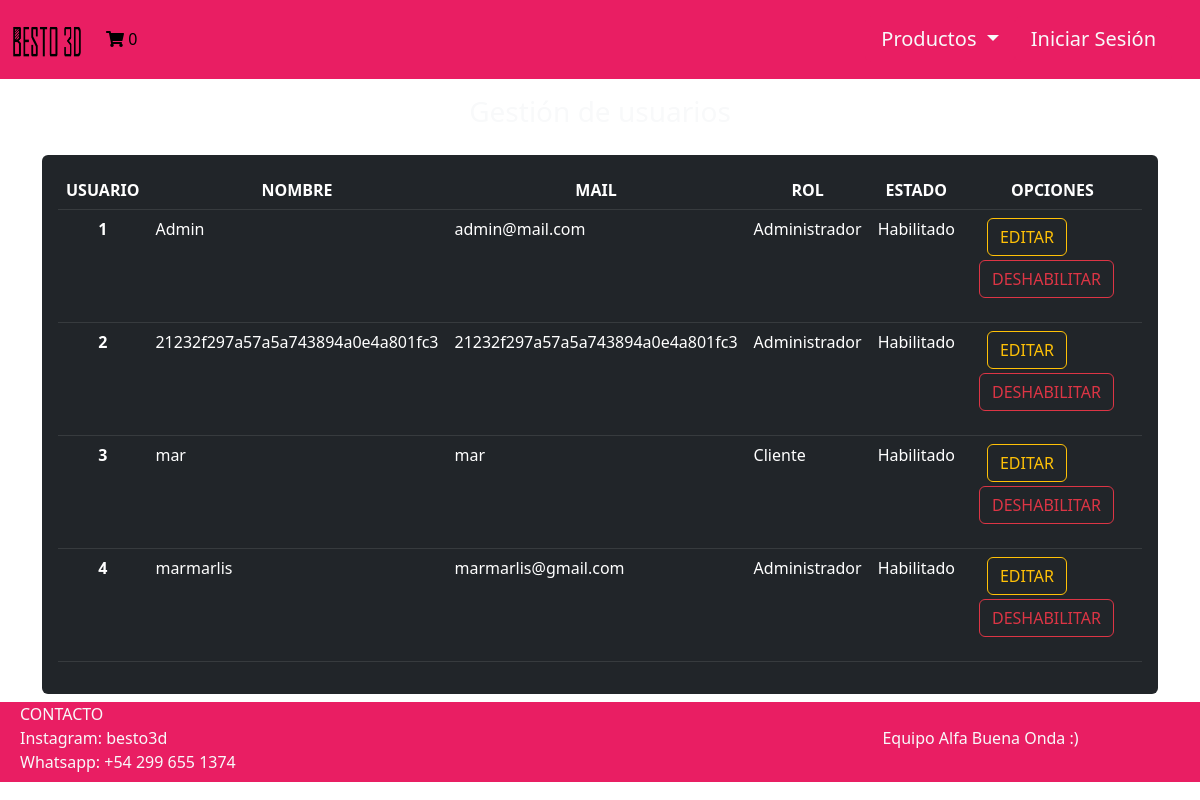
The page /Vista/GestionUsuarios.php on the database as committed earlier.
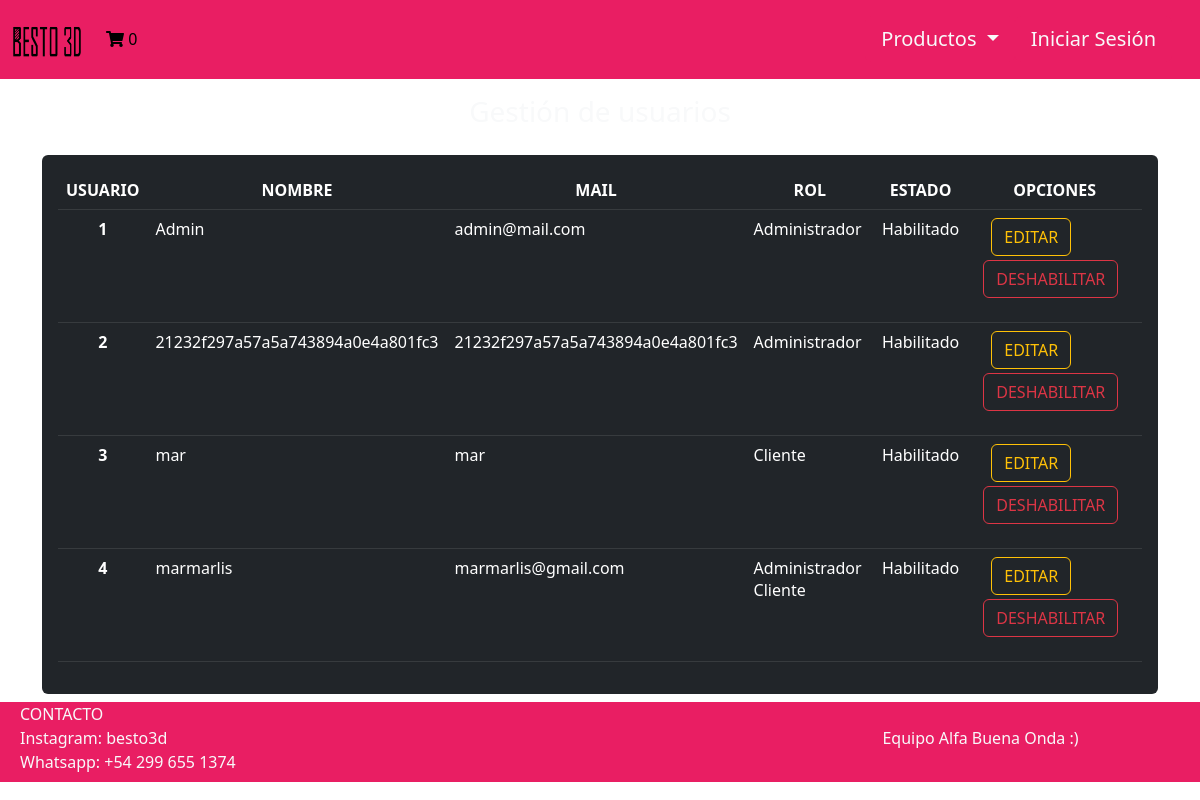
The same page on the database as committed later.
### tables this page shows
CREATE TABLE `rol` (
  `idrol` bigint(20) NOT NULL,
  `rodescripcion` varchar(50) NOT NULL
);

CREATE TABLE `usuario` (
  `idusuario` bigint(20) NOT NULL,
  `usnombre` varchar(50) NOT NULL,
  `uspass` varchar(150) NOT NULL,
  `usmail` varchar(50) NOT NULL,
  `usdeshabilitado` timestamp NULL DEFAULT NULL
);

### Util/funciones.php (called while the page is built, shortened)
<?php
spl_autoload_register(function ($class_name){
    $directorys = array(
        $GLOBALS['ROOT'].'Modelo/',
        $GLOBALS['ROOT'].'Modelo/Conector/',
        $GLOBALS['ROOT'].'Control/',
    );
    foreach($directorys as $directory){
        if(file_exists($directory.$class_name . '.php')){
            return;
        }
    }
});
?>

### Control/Session.php (called while the page is built, shortened)
<?php
include_once 'C_Usuario.php';
include_once 'AbmUsuario.php';
class Session
{
    public function activa()
    {
        $activa = false;
        return $activa;
    }
    public function getUsuario()
    {
        $abmUsuario = new AbmUsuario();
        $where = ['idusuario' => $_SESSION['idusuario']];
        $listaUsuarios = $abmUsuario->buscar($where);
        if ($listaUsuarios >= 1) {
            $usuarioLog = $listaUsuarios[0];
        }
        return $usuarioLog;
    }
    public function getRoles()
    {
        $usuarioActual = $this->getUsuario();
        $objC_UsuarioRol = new C_Usuariorol();
        $param = ['idusuario' => $usuarioActual->getIdusuario()];
        $listaRoles = $objC_UsuarioRol->buscar($param);
        return $listaRoles;
    }
    public function esAdmin()
    {
        $arrayRoles = $this->getRoles();
        $esAdmin = false;
        $i = 0;
        while ($i < count($arrayRoles) && !$esAdmin) {
            if ($arrayRoles[$i]->getIdrol()->getIdrol() == 1) {
                $esAdmin = true;
            }
            $i++;
        }
        return $esAdmin;
    }
    public function contarCarrito()
    {
        $totalcantidad = 0;
        return $totalcantidad;
    }
}

### Modelo/Usuario.php (called while the page is built, shortened)
<?php
class Usuario
{
    private $idusuario;
    public function __construct()
    {
        $this->idusuario = "";
    }
    public function getidusuario()
    {
        return $this->idusuario;
    }
    public function setidusuario($valor)
    {
        $this->idusuario = $valor;
    }
    public static function listar($parametro = "")
    {
        $arreglo = array();
        $base = new BaseDatos();
        $sql = "SELECT * FROM Usuario ";
        if ($parametro != "") {
            $sql .= 'WHERE ' . $parametro;
        }
        $res = $base->Ejecutar($sql);
        if ($res > -1) {
            if ($res > 0) {
                while ($row = $base->Registro()) {
                    $obj = new Usuario();
                    $obj->setear($row['idusuario'], $row['usnombre'], $row['uspass'], $row['usmail'], $row['usdeshabilitado']);
                    array_push($arreglo, $obj);
                }
            }
        } else {
        }
        return $arreglo;
    }
}

### Modelo/Conector/BaseDatos.php (called while the page is built, shortened)
<?php
class BaseDatos extends PDO {
  	private $conec;
  	private $indice;
  	private $resultado;
    public function __construct(){
        $this->indice =0;
        try {
           $this->conec=true;
        }catch (PDOException $e) {
            $this->sql = $e->getMessage();
            $this->conec=false;
        }
    }
    public function Iniciar(){
        return $this->getConec();
    }
    public function getConec(){
        return $this->conec;
    }
    public function setSQL($e){
        return "\n".$this->sql = $e;
    }
    public function Ejecutar($sql){
        if ( stristr($sql,"select")){
            $resp =  $this->EjecutarSelect($sql);
        }
        return $resp;
   }
   private function EjecutarSelect($sql){
       $cant = -1;
       $resultado=parent::query($sql);
       if(!$resultado){
           $this->analizarDebug();
       }else {
          $arregloResult = $resultado->fetchAll();
          $cant = count($arregloResult);
       }
       return $cant;
   }
   public function Registro() {
       $filaActual = false;
       $indiceActual = $this->getIndice();
       if ($indiceActual>=0) {
           $filas = $this->getResultado();
           if($indiceActual<count($filas)){
               $filaActual =  $filas[$indiceActual];
           }else {
               $this->setIndice(-1);
           }
       }
       return $filaActual;
   }
   private function setIndice ($valor){
       $this->indice = $valor;
   }
   private function getIndice (){
       return $this->indice;
   }
   private function setResultado($valor){
       $this->resultado = $valor;
   }
   private function getResultado(){
      return $this->resultado;
   }
}

### Control/AbmUsuario.php (called while the page is built, shortened)
<?php
class AbmUsuario
{
    public function buscar($param)
    {
        $where = " true ";
        $arreglo = Usuario::listar($where);
        return $arreglo;
    }
}

### Modelo/UsuarioRol.php (called while the page is built, shortened)
<?php
include_once '../Modelo/Conector/BaseDatos.php';
class UsuarioRol
{
    public function buscar($idusuariorol)
    {
        $base = new BaseDatos();
        $resp = false;
        $sql = "SELECT * FROM usuarioRol WHERE idusuariorol = '" . $idusuariorol . "'";
        if ($base->Iniciar()) {
            if ($base->Ejecutar($sql)) {
                if ($row2 = $base->Registro()) {
                    $rol = new Rol();
                    $rol->buscar($row2['idrol']);
                    $resp = true;
                }
            } else {
                $this->setMensaje($base->getError());
            }
        } else {
            $this->setMensaje($base->getError());
        }
        return $resp;
    }
    public function listar($condicion = '')
    {
        $array = null;
        $base = new BaseDatos();
        $sql =  "select * from usuariorol";
        if ($condicion != '') {
            $sql = $sql . ' where ' . $condicion;
        }
        if ($base->Iniciar()) {
            if ($base->Ejecutar($sql)) {
                $array = array();
                while ($row2 = $base->Registro()) {
                    $objusuarioRol = new usuarioRol();
                    $objusuarioRol->buscar($row2['idusuariorol']);
                    $array[] = $objusuarioRol;
                }
            } else {
                $this->setMensaje($base->getError());
            }
        } else {
            $this->setMensaje($base->getError());
        }
        return $array;
    }
}

### Control/C_Usuariorol.php (called while the page is built, shortened)
<?php
include_once '../Modelo/Usuariorol.php';
class C_Usuariorol
{
    public function buscar($param){
        $where = " true ";
        if ($param<>NULL){
            $where .= '';
            if  (isset($param['idusuario']))
                    $where.=" and idusuario ='".$param['idusuario']."'";
        }
        $obj = new Usuariorol();
        $arreglo =  $obj->listar($where);
        return $arreglo;
    }
}

### Modelo/Rol.php (called while the page is built, shortened)
<?php
include_once '../Modelo/Conector/BaseDatos.php';
class Rol
{
    public function buscar($idrol)
    {
        $base = new BaseDatos();
        $resp = false;
        $sql = "SELECT * FROM rol WHERE idrol = '" . $idrol . "'";
        if ($base->Iniciar()) {
            if ($base->Ejecutar($sql)) {
                if ($row2 = $base->Registro()) {
                    $resp = true;
                }
            } else {
                $this->setMensaje($base->getError());
            }
        } else {
            $this->setMensaje($base->getError());
        }
        return $resp;
    }
}

### Control/C_Usuario.php (called while the page is built, shortened)
<?php
class C_Usuario
{
    public function buscar($param)
    {
        $where = " true ";
        $obj = new Usuario();
        $arreglo =  $obj->listar($where);
        return $arreglo;
    }
}

### Vista/GestionUsuarios.php (the view, shortened to what this page needs)
<?php
include_once('Common/Header.php');
if ($sesion->esAdmin()) {
    $objC_Usuario = new C_Usuario();
    $usuarios = $objC_Usuario->buscar(NULL);
    $cantidadUsuarios = count($usuarios);
    $i = 0;
?>
    <div class="container">
        <div class="display-1 text-light  text-center mt-3" id="titulo"><h3>Gesti&oacute;n de usuarios</h3></div>
        <div class="rounded p-3 mb-2 bg-dark text-white">
            <table class="table table-dark table-hover p-5">
                <thead class="text-center">
                    <tr>
                        <th scope="col-4">USUARIO</th>
                        <th scope="col-4">NOMBRE</th>
                        <th scope="col-4">MAIL</th>
                        <th scope="col-4">ROL</th>
                        <th scope="col-6">ESTADO</th>
                        <th scope="col-6">OPCIONES</th>
                    </tr>
                </thead>
                <tbody>
                    <?php
                    while ($i < $cantidadUsuarios) {
                    ?>
                        <tr>
                            <th scope="row" class="text-center"><?php echo $i + 1 ?></th>
                            <td><?php echo $usuarios[$i]->getUsNombre() ?></td>
                            <td> <?php echo $usuarios[$i]->getUsMail() ?> </td>
                            <td> <?php
                                    $objUsRol = new C_Usuariorol();
                                    $rolesUsuario = $objUsRol->buscar(['idusuario' => $usuarios[$i]->getIdusuario()]);
                                    foreach ($rolesUsuario as $rolUsuario) {
                                        echo $rolUsuario->getIdrol()->getRodescripcion() . " ";
                                    }
                                    ?>
                            </td>
                            <td class="text-center"> <?php echo $usuarios[$i]->getUsdeshabilitado() == "0000-00-00 00:00:00" ? "Habilitado" : "Deshabilitado"; ?> </td>
                            <td>
                                <form method='post' action='EditarUsuario.php' id="'<?php echo $usuarios[$i]->getIdUsuario() ?>">
                                    <button type="submit" class="ms-3 text-decoration-none btn btn-outline-warning"> EDITAR </button>
                                    <?php echo $usuarios[$i]->getUsdeshabilitado() == "0000-00-00 00:00:00" ?
                                        "<button type='button' class='mx-2 mt-1 text-decoration-none btn btn-outline-danger deshabilitar'>
                        DESHABILITAR
                        </button>" :
                                        "<button type='button' class='mx-2 mb-1 text-decoration-none btn btn-outline-danger habilitar'>
                        HABILITAR
                        </button>";
                                    ?>
                                </form>
                            </td>
                        </tr>
                    <?php
                        $i++;
                    } ?>
                </tbody>
            </table>
        </div>
    </div>
<?php
    include_once('Common/Footer.php');
} else {
?>
    <script>
        window.location.href = "/TP-Final-Dinamica/Vista/Home.php";
    </script>
<?php
}
?>

### Vista/Common/Header.php (shortened to what this page needs)
<html lang="en">
<head>
    <link rel="stylesheet" href="//cdnjs.cloudflare.com/ajax/libs/jquery.bootstrapvalidator/0.5.2/css/bootstrapValidator.min.css" />
    <link href="https://cdn.jsdelivr.net/npm/bootstrap@5.2.0/dist/css/bootstrap.min.css" rel="stylesheet">
    <link rel="stylesheet" href="https://cdn.jsdelivr.net/npm/bootstrap-icons@1.9.1/font/bootstrap-icons.css">
    <link rel="stylesheet" href="/TP-Final-Dinamica/Vista/Assets/css/Estilos.css">
    <link rel="stylesheet" href="https://use.fontawesome.com/releases/v5.8.2/css/all.css">
</head>
<body background="../Assets/Img/fondo.png">
    <?php
    $sesion = new Session();
    $totalcantidad = $sesion->contarCarrito();
    ?>
    <header id="navbar ">
        <nav class="navbar navbar-expand-lg">
            <div class="container-fluid" id="cabecera">
                <a class="navbar-brand text-light fs-5" href="/TP-Final-Dinamica/Vista/Home.php">
                    <img src="/TP-Final-Dinamica/Vista/Assets/Img/logo simple.png" width="70px" class="mb-1"></a>
                <div class="collapse navbar-collapse" id="navbarNavDropdown">
                    <ul class="navbar-nav">
                        <li class="nav-item">
                            <a class="nav-link" data-bs-toggle="modal" data-bs-target="#modal_cart" style="color: black;"><i class="fas fa-shopping-cart"></i> <?php echo $totalcantidad; ?></a>
                        </li>
                    </ul>
                </div>
                <?php include_once('Menu.php') ?>
            </div>
        </nav>
    </header>

### Vista/Common/Menu.php (shortened to what this page needs)
<?php
if ($sesion->activa()) {
    $idRoles = $sesion->getRoles();
    $objMenuRol = new C_Menurol();
    $menues = $objMenuRol->menuesByIdRol($idRoles);
    $objMenu = new C_Menu();
    $htmlMenu = $objMenu->armarMenu($menues) . "<div class='col align-self-end'><a href='Perfil.php'><button class='btn text-light mx-3'>Perfil</button></a><a href='cerrarSesion.php'><button class='btn text-light'>Cerrar Sesi&oacute;n</button></a></div>";
} else {
    $aux = "
    <ul class='nav nav-pills'>
    <li class='nav-item dropdown'>
                <a class='nav-link dropdown-toggle text-light fs-5' href='#' role='button' data-bs-toggle='dropdown' aria-expanded='false' id='dropdownMenu'>
                    Productos
                </a>
            <ul class='dropdown-menu' id='dropdownMenu'>
                <li><a class='dropdown-item text-light' href='Productos2D.php'>Impresiones 2D</a></li>
                <li><a class='dropdown-item text-light' href='Productos3D.php'>Impresiones 3D</a></li>
                <li><a class='dropdown-item text-light' href='Accesorios.php'>Accesorios</a></li>
            </ul>
            </li>
        <li class='nav-item'>
            <a class='nav-link active text-light fs-5' aria-current='page' href='Login.php' id='botonUser'>Iniciar Sesi&oacute;n</a>
        </li>
        </ul>
    ";
    $htmlMenu = $aux;
}
?>
<div class="navbar mx-3" id="">
    <?php echo $htmlMenu ?>
</div>

### Vista/Common/Footer.php (shortened to what this page needs)
<footer class="page-footer font-small position-relative bottom-0">
  <div class="container row mt-2">
    <div class="text-light col-9 ms-2 mb-2" id="infoContacto">
      CONTACTO <br>
      Instagram: besto3d <br>
      Whatsapp: +54 299 655 1374
    </div>
    <div class="footer-copyright text-center py-3 text-light col mx-0 mt-2" id="copyright">Equipo Alfa Buena Onda :)
    </div>
  </div>
</footer>
</body>
</html>

### Vista/Assets/css/Estilos.css (style rules this page uses)
header { background-color: #e91e63; }
body { background-image: url("../Img/fondo.png"); width: 100vw; background-size: cover; min-height: 100vh; max-width: 100%; margin: 0 auto; }
footer { background-color: #e91e63; position:fixed; left:0px; bottom:0px; height:fit-content; width:100%; }
#dropdownMenu { background-color: #e91e63; }
#botonUser { background-color: #e91e63; border: none; }
#titulo { display: block; margin-left: auto; margin-right: auto; width: fit-content; height: 60px; }

Rows that differ between the two databases and show on the page:
changed usuario "marmarlis": gains rol (rodescripcion "Cliente")
